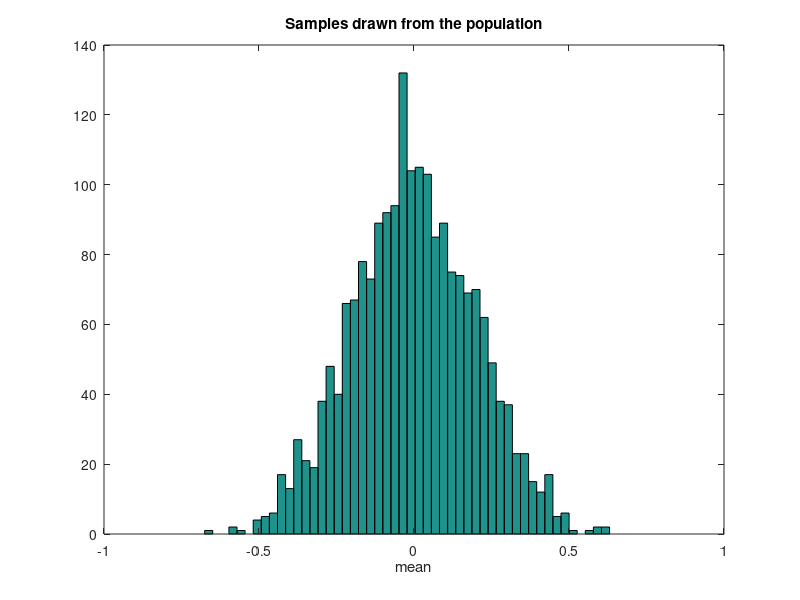

MATLAB code to generate this figure: (Note: this script raises an error after producing the figure.)
%% Lesson 6: Introduction to the Bootstrap
%
% When we summarize a data set with a statistic, such as when we calculate
% a threshold from psychometric function data, we'd also like to know
% something about the reliability (variability) of that statistic.  The
% brute-force way to estimate variability is to run the same experiment
% multiple times and calculate the mean and standard error of our
% statistic.  But this can be time-consuming and expensive.  Fortunately,
% there is a way of estimating the variability of a statistic from a single
% data set.  This 'bootstrapping' method seems impossible, but as we'll
% demonstrate here it works remarkably well.

%% The mean as a simple example of a statistic
%
% The arithmetic mean is used so commonly that we don't really think of it
% as one particular way to summarize a list of numbers - that is, as a
% 'statistic'.  But the mean one of several ways to estimate the 'central
% tendency' of a data set (e.g. there's also the median and mode).  Since
% the mean is used so commonly, we have a firm understanding about how it
% behaves for different set sizes.
%
% Specifically, we have the Central Limit Theorem that states that for
% sufficiently large data sets, the mean should be pulled from a normal
% distribution that has a standard deviation that shrinks by a factor
% of 1/sqrt(n) where n is the size of the data set.  
%
% We can demonstrate this in Matlab in just a couple of lines of code.
% We'll generate 25 numbers 2000 times from a unit normal distribution
% (mean 0, variance 1) and look at the distribution of the 2000 means:
%
% First we'll do something a little weird.  We're using the statistic
% 'mean' as an example, but I want to be able use other functions as well.
% This is a perfect time to introduce the 'function handle', which is a way
% of defining a variable that acts as a function.  We can then later change
% the definition of this variable so that a different calculation is made
% every time this variable is 'used'.
%
% We'll define the function handle 'myStatistic' to be the function 'mean'

clear all
myStatistic = @mean;

%%
% Here's an option for an arbitrary statistic (commented out for later use):

% myStatistic = @(x) abs(mean(x))

%%
% Now we'll run our statistic on 2000 sample data sets, each with 25
% numbers drawn from a unit normal.

n = 25;        %size of each data set
nReps = 2000;  %number of data sets or 'experiments'

data = randn(n,nReps);  %n x nReps draws from unit normal probability distribution

populationStat = zeros(1,nReps);
for i=1:nReps
    %Calculate our statistic on each column in 'data'
    populationStat(i) = myStatistic(data(:,i));
end


%%
% If our statistic is the mean, then we'll show that the standard deviation
% 'populationStat' is close to 1/sqrt(n) = 1/5 = 0.2;

if strcmp(func2str(myStatistic),'mean')
    disp(sprintf('Expected s.d.: %g, Actual s.d.: %5.3f',1/sqrt(n),std(populationStat)));
end
% c = func2str(fh)는 함수 핸들 fh와 연결된 함수의 이름을 포함하는 문자형 벡터 c를 생성합니다.
% fh가 익명 함수와 연결된 경우 func2str은 익명 함수를 나타내는 문자형 벡터를 반환합니다.

% disp(X)는 변수 이름을 출력하지 않고 변수 X의 값을 표시합니다. 변수를 표시하는 또 다른 방법은 그 이름을 입력하는 것입니다.
% 이 경우에는 값 앞에 "X ="이 표시됩니다.
% 변수에 빈 배열이 포함된 경우 disp는 아무것도 표시하지 않고 반환됩니다.
%%
% We'll show the distribution of our statistic as a histogram:
figure(1)
clf
hist(populationStat,50)  %50 bins
xlabel(func2str(myStatistic));
title('Samples drawn from the population');

%%
% Instead of using the standard deviation as a measure of variability, from
% here on we'll talk about 'confidence intervals'.  This is a better way of
% describing variability when dealing with non-normal distributions. A 95%
% confidence interval contains the middle 95% of the numbers in a list. The
% confidence interval associated with the standard deviation is roughly the
% 68% confidence interval, since interval between -1 and 1 under the
% standard normal distribution contains about 68% of the area.
%
% A more precise value of the percent for 1 standard deviation can be
% calculated with the 'Cumulative Normal' function, which gives the area
% under the normal distribution to the left of x:

CIrange = 100*(NormalCumulative(1,0,1) - NormalCumulative(-1,0,1))

%%
% For our example, this confidence interval of about 68.3% should be between 
% -.2 and 0.2, since 0.2 is the expected standard deviation.
%
% The endpoints of the confidence interval can be calcualted with Matlab's
% 'prctile' function.

populationCI = prctile(populationStat,[50-CIrange/2,50+CIrange/2])

% Y = prctile(X,p)는 데이터 벡터 또는 배열 X의 요소에서 구간 [0,100]의 백분율 p에 해당하는 백분위수를 반환합니다.
% X가 벡터이면 Y는 스칼라이거나 요청한 백분위수의 개수(length(p))와 길이가 같은 벡터입니다. Y(i)는 p(i)의 백분위수를 가집니다.
% X가 행렬이면 Y는 행 벡터 또는 행렬이며, 이때 Y의 행 개수는 요청한 백분위수의 개수(length(p))와 같습니다. Y의 i번째 행은 X의 각 열에 대한 p(i)의 백분위수를 포함합니다.
% 다차원 배열의 경우 prctile은 X의 첫 번째 비한원소 차원을 따라 연산을 수행합니다.


%%
% Draw the mean and confidence interval on the histogram
hold on
ylim = get(gca,'YLim');

plot(mean(populationStat)*[1,1],ylim*1.05,'r-','LineWidth',2);
plot(populationCI(1)*[1,1],ylim*1.05,'g-','LineWidth',2);
plot(populationCI(2)*[1,1],ylim*1.05,'g-','LineWidth',2);

%% Bootstrapping from a single data set
%
% Suppose we only have one data set of 25 numbers and don't have the luxury
% of running the experiment 2000 times.  So we only have a single
% calculation of our statistic form this one 'experiment':

x = randn(1,n);
sampleStat = myStatistic(x);

% ex)
% r = randn(1,5)    r = 1×5
% 난수 생성기의 상태를 s로 복원한 다음, 난수로 구성된 1×5 벡터를 새로 생성합니다. 값은 이전과 동일합니다.
%% Sampling with replacement
%
% Bootstrapping is method for estimating the variability of our statistic
% from just one sample of 25 values.  The trick is to run a simulation much
% like we did before, but instead of repeatedly drawing 25 numbers from the
% population, we draw 25 numbers 'with replacement' from our existing set
% of 25 numbers. 'Sampling with replacement' means to draw numbers out of
% the 25 while allowing for repeated draws of the same number.
%
% Sampling with replacement is easy in Matlab.  First we generate a matrix
% of integers that range from 1 to n to use as indices into our existing
% data set.

id = ceil(rand(n,nReps)*n);

% Y = ceil(X)는 X의 각 요소를 해당 요소보다 크거나 같은 가장 가까운 정수로 올림합니다.
%%
% Then we use this index to 'sample' our existing data set:
bootstrapData = x(id);

%%
% Finally, we'll calculate our statistic on each of the columns containing
% 25 draws.

bootstrapStat = zeros(1,nReps);
for i=1:nReps
    bootstrapStat(i) = myStatistic(bootstrapData(:,i));
end

%%
% We'll show the distribution of our bootstrapped statistic as a histogram:

figure(2)
clf
hist(bootstrapStat,50)  %50 bins
xlabel(func2str(myStatistic))
title('Samples re-drawn from a single sample');

%%
% Then calculate and draw the confidence intervals like we did before
bootstrapCI = prctile(bootstrapStat,[50-CIrange/2,50+CIrange/2]);

hold on
ylim = get(gca,'YLim');
h1=plot(bootstrapCI(1)*[1,1],ylim*1.05,'g-','LineWidth',2);
plot(bootstrapCI(2)*[1,1],ylim*1.05,'g-','LineWidth',2);

%%
% Notice that the mean of our bootstrapped statistic isn't zero.  In fact,
% the mean of this histogram should be very near the statistic on the
% sample we used to generate the bootstrap, which we'll mark on the
% histogram:

plot(sampleStat*[1,1],ylim*1.05,'r-','LineWidth',2);

%%
% This illustrates an important point about the bootstrap method: The
% distribution of bootstrapped statistics won't necessarily match the
% distribution of the statistics on the population (compare figures 1 and
% 2), even if we could increase our number of bootstrapped measures to
% infinity.
%
%% The'bias-corrected and accelerated' (BCa) confidence interval
%
% There's one more step in the way the confidence intervals are calculated
% in practice.  It turns out that there's a slight bias in this basic
% procedure which is most apparent when the distribution of the statistic
% is skewed.
%
% On average, the bootstrap confidence interval will be slightly too narrow.
% If the statistic is 'mean', then in the limit the width of the confidence
% interval is exactly what you'd expect if you used the 'population'
% standard deviation instead of the 'sample' standard deviation for the
% expected width. That is, if the standard deviation function used when
% calculating the expected width used an 'n' in the denominator instead of
% 'n-1'.
%
% I've implemented this BCa method, along with the general bootstrapping
% procedure we used above in a single a function called 'bootstrap'.  It
% takes in as arguments a function handle to our statistic, the sample
% values (which we call x), the number of repetitions and a confidence
% interval range. Here's how to use it:

bootstrapCI = bootstrap(myStatistic,x,nReps,CIrange);

%%
% For comparison we'll plot this 'corrected' confidence interval on the
% histogram:

h2=plot(bootstrapCI(1)*[1,1],ylim*1.05,'y-','LineWidth',2);
plot(bootstrapCI(2)*[1,1],ylim*1.05,'y-','LineWidth',2);

legend([h1,h2],{sprintf('original %3.1f%%',CIrange),sprintf('BCa %3.1f%%',CIrange)});

%%
% For our well-behaved function 'mean' the two confidence intervals will be
% very similar.  So for this example, this complicated correction procedure
% doesn't make much difference. If you understand the basic bootstrap
% method (without correction), you have about 99% of the intuition for the
% whole procedure.  

%% Hypothesis testing
%
% The bootstrapping algorithm tells us something about the reliability of
% our statistic based on our simple sample.  We can use the confidence
% interval to test the hypothesis that the statistic run on our sample of
% 25 numbers is significantly difference from the population average.  
%
% In the real world, we don't know the population average (that's what
% we're trying to estimate), but in our simulation the population average
% will be close to the mean of the distribution show in figure 1, since
% this is the distribution of 2000 statistics based on the population.

nullStat = mean(populationStat);  %null hypothesis statistic

%% 
% It'll be pretty close to zero for the statistic 'mean'
%
% For hypothesis testing, we'll use the ubiquitious '.05' criterion level
% (95% confidence interval)

CIrange = 95;
bootstrapCI = bootstrap(myStatistic,x,nReps,CIrange);

%%
% Here are the locations of the endpoints for the 95% confidence interval:
plot(bootstrapCI(1)*[1,1],ylim*1.05,'k-','LineWidth',2);
h3= plot(bootstrapCI(2)*[1,1],ylim*1.05,'k-','LineWidth',2);

legend([h1,h2,h3],{'original','BCa corrected','BCa 95%'});

%% 
% Is the population mean 'nullStat' outside our confidence interval?  Let's
% find out:
if nullStat<bootstrapCI(1) || nullStat>bootstrapCI(2)
    str = 'Reject';
else
    str = 'Fail to reject';
end
disp(sprintf('%s the null hypothes at alpha = %5.2f',str,(1-CIrange/100)));

%%
% By design, we should reject the null hypothesis 5% of the time. These 5%
% are 'Type I' errors because the sample was drawn from the population so
% we know that the null hypothesis is true.  
%
% To check this, we'll run 1000 'Experiments' where in each experiment we
% do what we just did: generate a sample data set, calculate the statistic
% and 95% confidence intervals and run the hypothesis test.
%
% This takes a little while - each experiment calls 'bootstrap' which in
% turn runs 2000 statistics on resampled data.  We'll use matlab's
% 'waitbar' to track the progress so we know whether or not we have time to
% go get a cup of coffee.

%%
%
nExperiments = 1000;
CIrange = 95;
nReject = 0; %this will be incremented every time the null hypothesis is rejected

%%
% set up the 'waitbar'
h = waitbar(0,sprintf('running %d "experiments"',nExperiments));

for i=1:nExperiments
    %pull out a new sample
    x = randn(1,n);
    CI = bootstrap(myStatistic,x,nReps,CIrange,1);
    if nullStat<CI(1) || nullStat>CI(2)
        nReject = nReject+1;
    end
    waitbar(i/nExperiments,h)
end

delete(h)

disp(sprintf('Rejection of null hypothesis: Expected: %5.3f, Simulated: %5.3f',(1-CIrange/100),nReject/nExperiments));

%%
% This is a little scary.  I consistently find that I reject the null
% hypothesis more often than I should - even with a simple statistic like
% 'mean'.  This means that the bootstrapping algorithm might be leading
% people to claim positive results when they're really not significant.
% Yikes!


%% Comparing our 'bootstrap' function to Matlab's 'bootc'
%
% Matlab provides a bootstrapping function that does essentially the same
% thing as 'bootstrap'; that is it can calculate the confidence interval
% using the 'bias accelerated' correction (it can do other things too). If
% you have purchased Matlab's statistic toolbox you can run the next
% section to compare matlab's version with ours.  If not, the punch line is
% that the two programs give essentially the same answer. Interestingly,
% since the bootstrap is a stochastic process, neither method gives the
% same answer every time.  But it looks like the distribution of answers
% from both programs are identical, meaning that the two functions are
% doing the same thing.

nExperiments = 	1000;
ours = zeros(nExperiments,2);
theirs = zeros(nExperiments,2);

h = waitbar(0,sprintf('running %d simulations',nExperiments));
for i=1:nExperiments
    ours(i,:)  = bootstrap(myStatistic,x,nReps,CIrange,1)';
    theirs(i,:) = bootci(2000,{myStatistic, x}) ;
    waitbar(i/nExperiments,h)
end

delete(h)

%%
% Plot histograms of our 'bootstrap' interval endpoints along with those
% from 'bootci'

figure(3)
clf

for i=1:2
    subplot(1,2,i)
    hist([ours(:,i),theirs(:,i)])
    if i==1
        title('Low')
    else
        title('High')
    end
    disp(sprintf('Means: ours %g, theirs %g',mean(ours(:,i)),mean(theirs(:,i))));
    disp(sprintf('S.D.: ours %g, theirs %g',std(ours(:,i)),std(theirs(:,i))));
end

%%
% Since matlab's 'bootci' and our 'bootstrap' appear to be the same, our
% scary observation that we're rejecting the null hypothesis too often
% remains scary (or gets scarier).